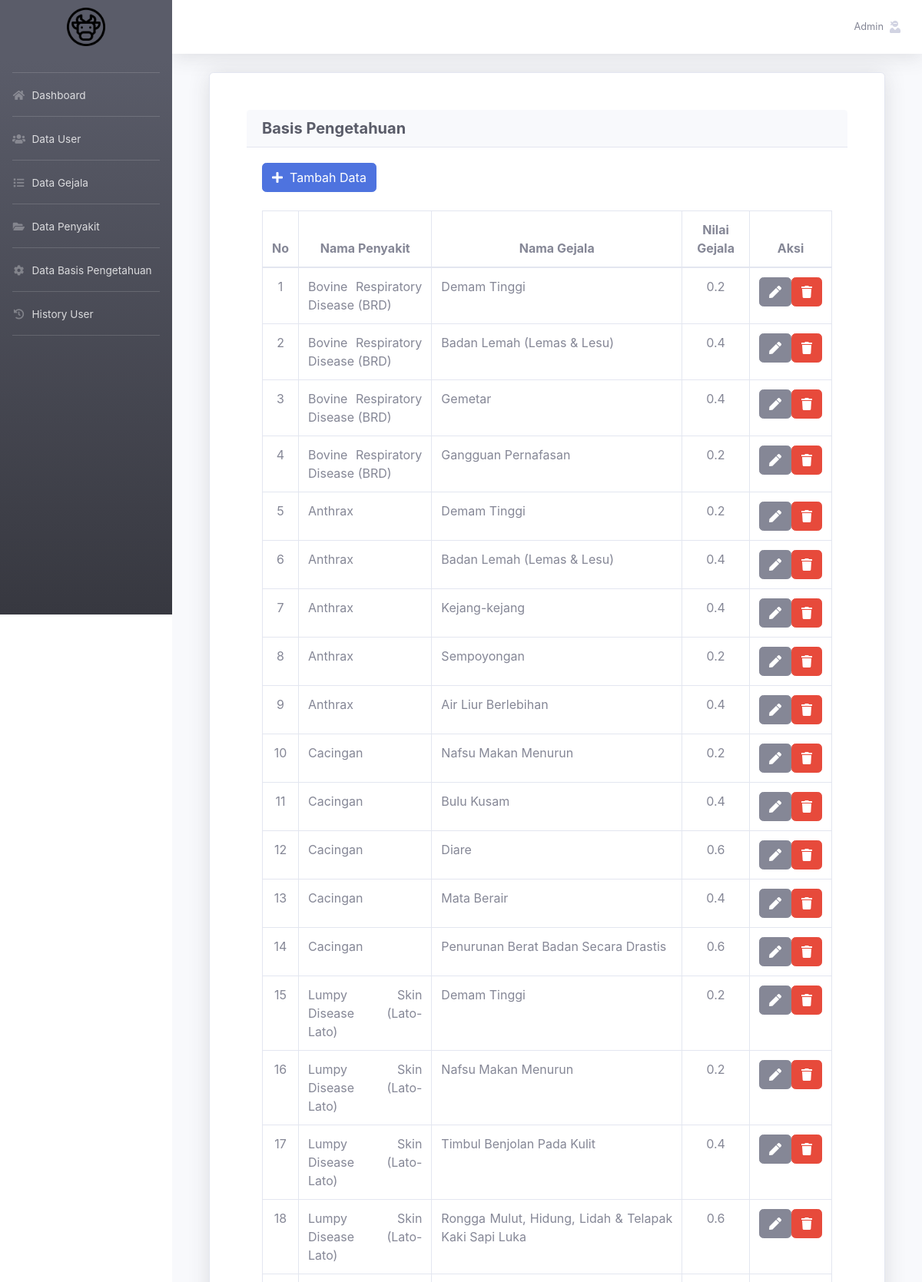
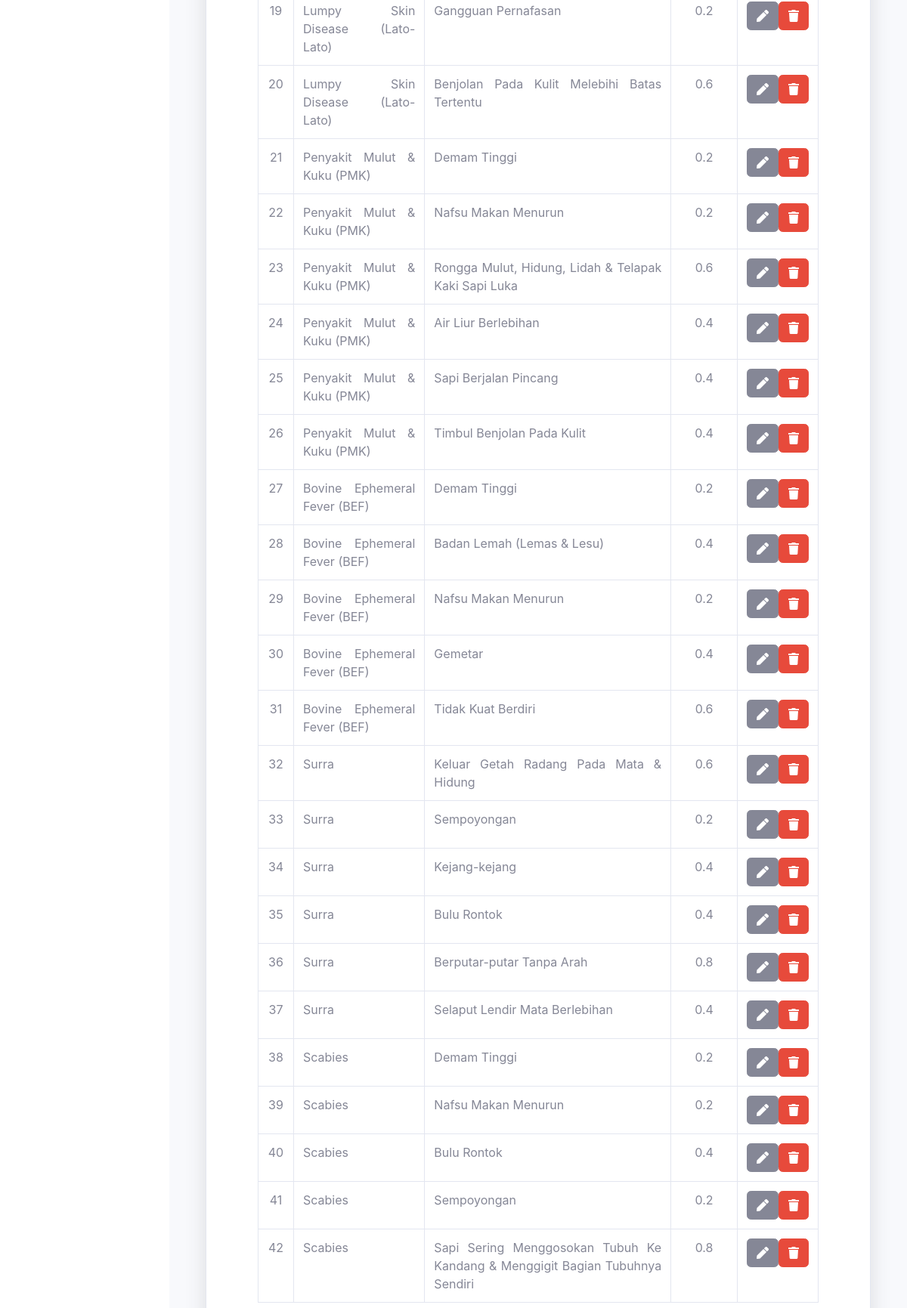
The app's page /admin/basis-pengetahuan.php (signed in, upper part) with its own data (2 pictures, top to bottom).
### tables this page shows
CREATE TABLE `tbl_basis_pengetahuan` (
  `id_basis_pengetahuan` int(11) NOT NULL,
  `id_penyakit` int(11) DEFAULT NULL,
  `id_gejala` int(11) DEFAULT NULL
);

CREATE TABLE `tbl_penyakit` (
  `id_penyakit` int(11) NOT NULL,
  `nama_penyakit` varchar(100) NOT NULL,
  `keterangan` text DEFAULT NULL,
  `solusi` text DEFAULT NULL,
  `gambar` varchar(255) DEFAULT NULL
);

CREATE TABLE `tbl_gejala` (
  `id_gejala` int(11) NOT NULL,
  `nama_gejala` varchar(100) NOT NULL,
  `nilai_gejala` double NOT NULL
);

### admin/basis-pengetahuan.php (called while the page is built, shortened)
<?php
include 'index.php';
?>

### admin/basis-pengetahuan-content.php (the view, shortened to what this page needs)
<div class="container">
    <div class="card shadow p-5 mb-5">
        <div class="card-header">
            <h5 class="m-0 font-weight-bold text-dark">Basis Pengetahuan</h5>
        </div>
        <div class="card-body">
            <a href="basis-pengetahuan-create.php" class="btn btn-primary">
                <span class="fa fa-plus"></span>&nbsp; Tambah Data
            </a>
            <br><br>
            <div class="table-responsive">
                <table class="table table-bordered">
                    <thead>
                        <tr>
                            <th class="text-center">No</th>
                            <th class="text-center">Nama Penyakit</th>
                            <th class="text-center">Nama Gejala</th>
                            <th class="text-center">Nilai Gejala</th>
                            <th class="text-center">Aksi</th>
                        </tr>
                    </thead>
                    <tbody>
                        <?php
                        $query = "
                            SELECT
                                a.id_basis_pengetahuan,
                                p.nama_penyakit,
                                g.nama_gejala,
                                g.nilai_gejala
                            FROM tbl_basis_pengetahuan a
                            JOIN tbl_penyakit p ON a.id_penyakit = p.id_penyakit
                            JOIN tbl_gejala g ON a.id_gejala = g.id_gejala
                            ORDER BY a.id_basis_pengetahuan
                        ";
                        $aturan = mysqli_query($conn, $query);
                        $no = 1;
                        while ($row = mysqli_fetch_array($aturan)) {
                        ?>
                        <tr>
                            <td class="text-center"><?= $no++ ?></td>
                            <td class="text-justify"><?= htmlspecialchars($row['nama_penyakit']) ?></td>
                            <td class="text-justify"><?= htmlspecialchars($row['nama_gejala']) ?></td>
                            <td class="text-center"><?= htmlspecialchars($row['nilai_gejala']) ?></td>
                            <td class="text-center">
                                <div class="d-flex justify-content-center gap-2">
                                    <a href="basis-pengetahuan-edit.php?id_basis_pengetahuan=<?= $row['id_basis_pengetahuan'] ?>" class="btn btn-secondary"><span class="fa fa-pen"></span></a>
                                    <a href="basis-pengetahuan.php?konfirmasi=hapus&id_basis_pengetahuan=<?= $row['id_basis_pengetahuan']; ?>" class="btn btn-danger"><span class="fa fa-trash"></span></a>
                                </div>
                            </td>
                        </tr>
                        <?php } ?>
                    </tbody>
                </table>
            </div>
        </div>
    </div>
</div>

### records on screen
tbl_basis_pengetahuan: id_penyakit.nama_penyakit "Bovine Respiratory Disease (BRD)", id_gejala.nama_gejala "Demam Tinggi", id_gejala.nilai_gejala "0.2"
tbl_basis_pengetahuan: id_penyakit.nama_penyakit "Bovine Respiratory Disease (BRD)", id_gejala.nama_gejala "Badan Lemah (Lemas & Lesu)", id_gejala.nilai_gejala "0.4"
tbl_basis_pengetahuan: id_penyakit.nama_penyakit "Bovine Respiratory Disease (BRD)", id_gejala.nama_gejala "Gemetar", id_gejala.nilai_gejala "0.4"
tbl_basis_pengetahuan: id_penyakit.nama_penyakit "Bovine Respiratory Disease (BRD)", id_gejala.nama_gejala "Gangguan Pernafasan", id_gejala.nilai_gejala "0.2"
tbl_basis_pengetahuan: id_penyakit.nama_penyakit "Anthrax", id_gejala.nama_gejala "Demam Tinggi", id_gejala.nilai_gejala "0.2"
tbl_basis_pengetahuan: id_penyakit.nama_penyakit "Anthrax", id_gejala.nama_gejala "Badan Lemah (Lemas & Lesu)", id_gejala.nilai_gejala "0.4"
tbl_basis_pengetahuan: id_penyakit.nama_penyakit "Anthrax", id_gejala.nama_gejala "Kejang-kejang", id_gejala.nilai_gejala "0.4"
tbl_basis_pengetahuan: id_penyakit.nama_penyakit "Anthrax", id_gejala.nama_gejala "Sempoyongan", id_gejala.nilai_gejala "0.2"
tbl_basis_pengetahuan: id_penyakit.nama_penyakit "Anthrax", id_gejala.nama_gejala "Air Liur Berlebihan", id_gejala.nilai_gejala "0.4"
tbl_basis_pengetahuan: id_penyakit.nama_penyakit "Cacingan", id_gejala.nama_gejala "Nafsu Makan Menurun", id_gejala.nilai_gejala "0.2"
tbl_basis_pengetahuan: id_penyakit.nama_penyakit "Cacingan", id_gejala.nama_gejala "Bulu Kusam", id_gejala.nilai_gejala "0.4"
tbl_basis_pengetahuan: id_penyakit.nama_penyakit "Cacingan", id_gejala.nama_gejala "Diare", id_gejala.nilai_gejala "0.6"
tbl_basis_pengetahuan: id_penyakit.nama_penyakit "Cacingan", id_gejala.nama_gejala "Mata Berair", id_gejala.nilai_gejala "0.4"
tbl_basis_pengetahuan: id_penyakit.nama_penyakit "Cacingan", id_gejala.nama_gejala "Penurunan Berat Badan Secara Drastis", id_gejala.nilai_gejala "0.6"
tbl_basis_pengetahuan: id_penyakit.nama_penyakit "Lumpy Skin Disease (Lato-Lato)", id_gejala.nama_gejala "Demam Tinggi", id_gejala.nilai_gejala "0.2"
tbl_basis_pengetahuan: id_penyakit.nama_penyakit "Lumpy Skin Disease (Lato-Lato)", id_gejala.nama_gejala "Nafsu Makan Menurun", id_gejala.nilai_gejala "0.2"
tbl_basis_pengetahuan: id_penyakit.nama_penyakit "Lumpy Skin Disease (Lato-Lato)", id_gejala.nama_gejala "Timbul Benjolan Pada Kulit", id_gejala.nilai_gejala "0.4"
tbl_basis_pengetahuan: id_penyakit.nama_penyakit "Lumpy Skin Disease (Lato-Lato)", id_gejala.nama_gejala "Rongga Mulut, Hidung, Lidah & Telapak Kaki Sapi Luka", id_gejala.nilai_gejala "0.6"
tbl_basis_pengetahuan: id_penyakit.nama_penyakit "Lumpy Skin Disease (Lato-Lato)", id_gejala.nama_gejala "Gangguan Pernafasan", id_gejala.nilai_gejala "0.2"
tbl_basis_pengetahuan: id_penyakit.nama_penyakit "Lumpy Skin Disease (Lato-Lato)", id_gejala.nama_gejala "Benjolan Pada Kulit Melebihi Batas Tertentu", id_gejala.nilai_gejala "0.6"
tbl_basis_pengetahuan: id_penyakit.nama_penyakit "Penyakit Mulut & Kuku (PMK)", id_gejala.nama_gejala "Demam Tinggi", id_gejala.nilai_gejala "0.2"
tbl_basis_pengetahuan: id_penyakit.nama_penyakit "Penyakit Mulut & Kuku (PMK)", id_gejala.nama_gejala "Nafsu Makan Menurun", id_gejala.nilai_gejala "0.2"
tbl_basis_pengetahuan: id_penyakit.nama_penyakit "Penyakit Mulut & Kuku (PMK)", id_gejala.nama_gejala "Rongga Mulut, Hidung, Lidah & Telapak Kaki Sapi Luka", id_gejala.nilai_gejala "0.6"
tbl_basis_pengetahuan: id_penyakit.nama_penyakit "Penyakit Mulut & Kuku (PMK)", id_gejala.nama_gejala "Air Liur Berlebihan", id_gejala.nilai_gejala "0.4"
tbl_basis_pengetahuan: id_penyakit.nama_penyakit "Penyakit Mulut & Kuku (PMK)", id_gejala.nama_gejala "Sapi Berjalan Pincang", id_gejala.nilai_gejala "0.4"
tbl_basis_pengetahuan: id_penyakit.nama_penyakit "Penyakit Mulut & Kuku (PMK)", id_gejala.nama_gejala "Timbul Benjolan Pada Kulit", id_gejala.nilai_gejala "0.4"
tbl_basis_pengetahuan: id_penyakit.nama_penyakit "Bovine Ephemeral Fever (BEF)", id_gejala.nama_gejala "Demam Tinggi", id_gejala.nilai_gejala "0.2"
tbl_basis_pengetahuan: id_penyakit.nama_penyakit "Bovine Ephemeral Fever (BEF)", id_gejala.nama_gejala "Badan Lemah (Lemas & Lesu)", id_gejala.nilai_gejala "0.4"
tbl_basis_pengetahuan: id_penyakit.nama_penyakit "Bovine Ephemeral Fever (BEF)", id_gejala.nama_gejala "Nafsu Makan Menurun", id_gejala.nilai_gejala "0.2"
tbl_basis_pengetahuan: id_penyakit.nama_penyakit "Bovine Ephemeral Fever (BEF)", id_gejala.nama_gejala "Gemetar", id_gejala.nilai_gejala "0.4"
tbl_basis_pengetahuan: id_penyakit.nama_penyakit "Bovine Ephemeral Fever (BEF)", id_gejala.nama_gejala "Tidak Kuat Berdiri", id_gejala.nilai_gejala "0.6"
tbl_basis_pengetahuan: id_penyakit.nama_penyakit "Surra", id_gejala.nama_gejala "Keluar Getah Radang Pada Mata & Hidung", id_gejala.nilai_gejala "0.6"
tbl_basis_pengetahuan: id_penyakit.nama_penyakit "Surra", id_gejala.nama_gejala "Sempoyongan", id_gejala.nilai_gejala "0.2"
tbl_basis_pengetahuan: id_penyakit.nama_penyakit "Surra", id_gejala.nama_gejala "Kejang-kejang", id_gejala.nilai_gejala "0.4"
tbl_basis_pengetahuan: id_penyakit.nama_penyakit "Surra", id_gejala.nama_gejala "Bulu Rontok", id_gejala.nilai_gejala "0.4"
tbl_basis_pengetahuan: id_penyakit.nama_penyakit "Surra", id_gejala.nama_gejala "Berputar-putar Tanpa Arah", id_gejala.nilai_gejala "0.8"
tbl_basis_pengetahuan: id_penyakit.nama_penyakit "Surra", id_gejala.nama_gejala "Selaput Lendir Mata Berlebihan", id_gejala.nilai_gejala "0.4"
tbl_basis_pengetahuan: id_penyakit.nama_penyakit "Scabies", id_gejala.nama_gejala "Demam Tinggi", id_gejala.nilai_gejala "0.2"
tbl_basis_pengetahuan: id_penyakit.nama_penyakit "Scabies", id_gejala.nama_gejala "Nafsu Makan Menurun", id_gejala.nilai_gejala "0.2"
tbl_basis_pengetahuan: id_penyakit.nama_penyakit "Scabies", id_gejala.nama_gejala "Bulu Rontok", id_gejala.nilai_gejala "0.4"
tbl_basis_pengetahuan: id_penyakit.nama_penyakit "Scabies", id_gejala.nama_gejala "Sempoyongan", id_gejala.nilai_gejala "0.2"
tbl_basis_pengetahuan: id_penyakit.nama_penyakit "Scabies", id_gejala.nama_gejala "Sapi Sering Menggosokan Tubuh Ke Kandang & Menggigit Bagian Tubuhnya Sendiri", id_gejala.nilai_gejala "0.8"

### other values on screen
$_SESSION['username'] "Admin"
